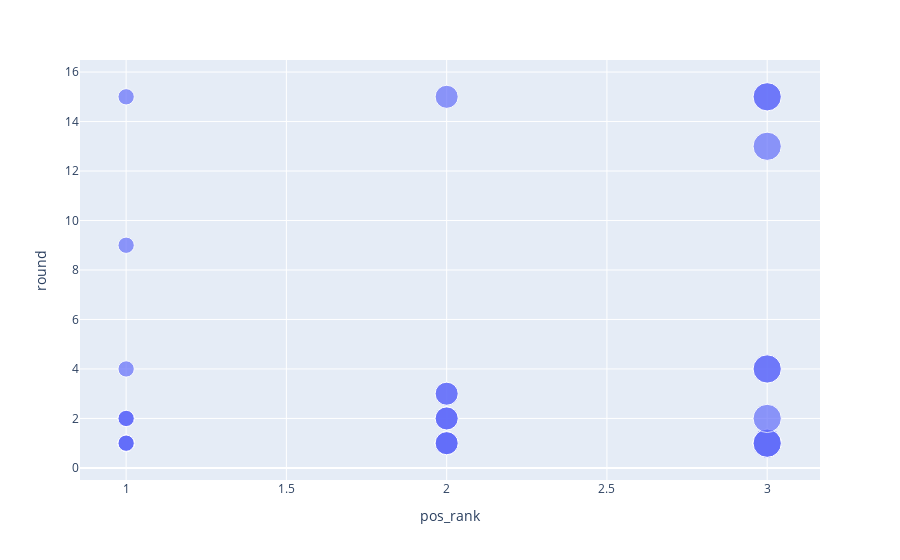

This figure's notebook cell:
### Code cell
fig = px.scatter(viz_rb, x="pos_rank", y="round", size = 'pos_rank')
fig.show()

### Figure 1 — Plotly figure (JSON) as saved in the notebook; plotly's stock layout.template omitted (floating-point values rounded to 4 significant figures)
{"data": [{"hovertemplate": "pos_rank=%{marker.size}<br>round=%{y}<extra></extra>", "legendgroup": "", "marker": {"color": "#636efa", "size": [1, 2, 3, 1, 2, 3, 1, 2, 3, 1, 2, 3, 1, 2, 3, 1, 2, 3, 1, 2, 3, 1, 2, 3, 1, 2, 3, 1, 2, 3, 1, 2, 3, 1, 2, 3, 1, 2, 3], "sizemode": "area", "sizeref": 0.0075, "symbol": "circle"}, "mode": "markers", "name": "", "orientation": "v", "showlegend": false, "type": "scatter", "x": [1, 2, 3, 1, 2, 3, 1, 2, 3, 1, 2, 3, 1, 2, 3, 1, 2, 3, 1, 2, 3, 1, 2, 3, 1, 2, 3, 1, 2, 3, 1, 2, 3, 1, 2, 3, 1, 2, 3], "xaxis": "x", "y": [4, 3, 15, 1, 1, 1, 2, 2, 1, 1, 1, 1, 15, 2, 1, 9, 1, 4, 1, 1, 15, 2, 15, 13, 1, 2, 1, 1, 3, 1, 1, 1, 1, 2, 1, 2, 1, 1, 4], "yaxis": "y"}], "layout": {"legend": {"itemsizing": "constant", "tracegroupgap": 0}, "margin": {"t": 60}, "xaxis": {"anchor": "y", "domain": [0, 1], "title": {"text": "pos_rank"}}, "yaxis": {"anchor": "x", "domain": [0, 1], "title": {"text": "round"}}}}
